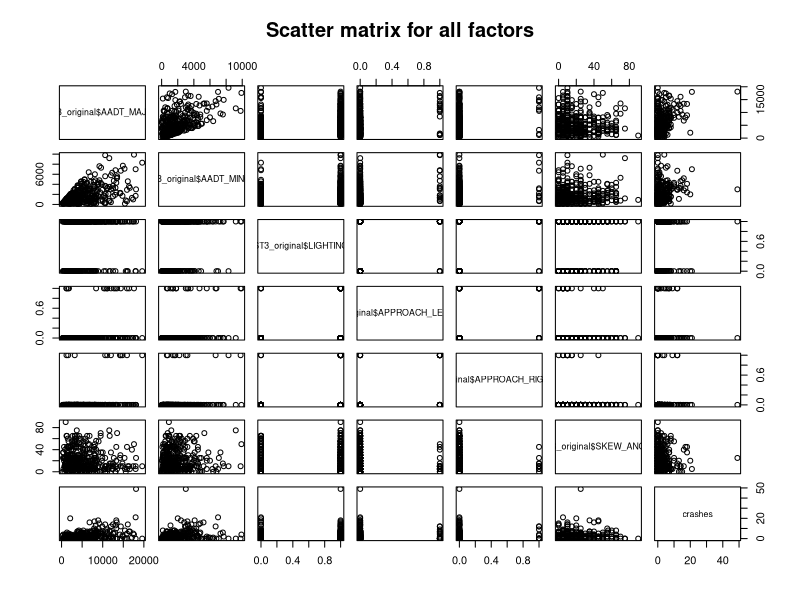
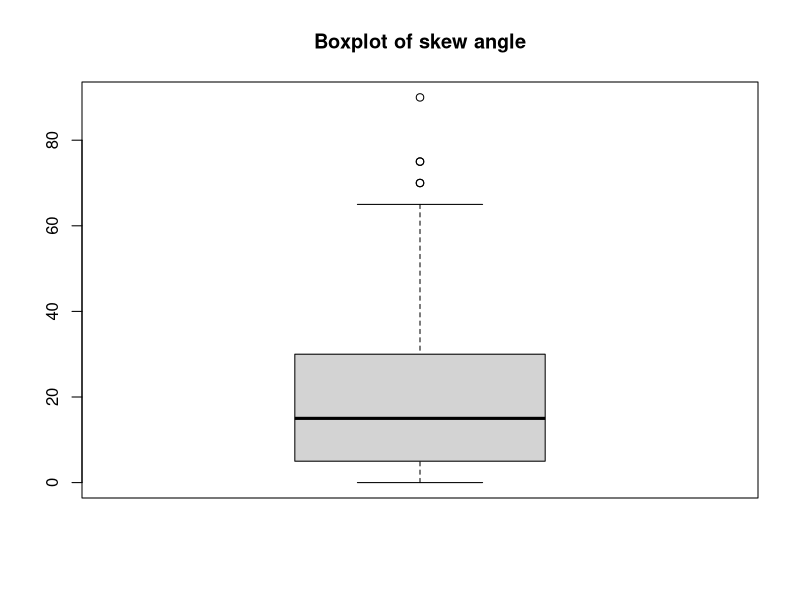
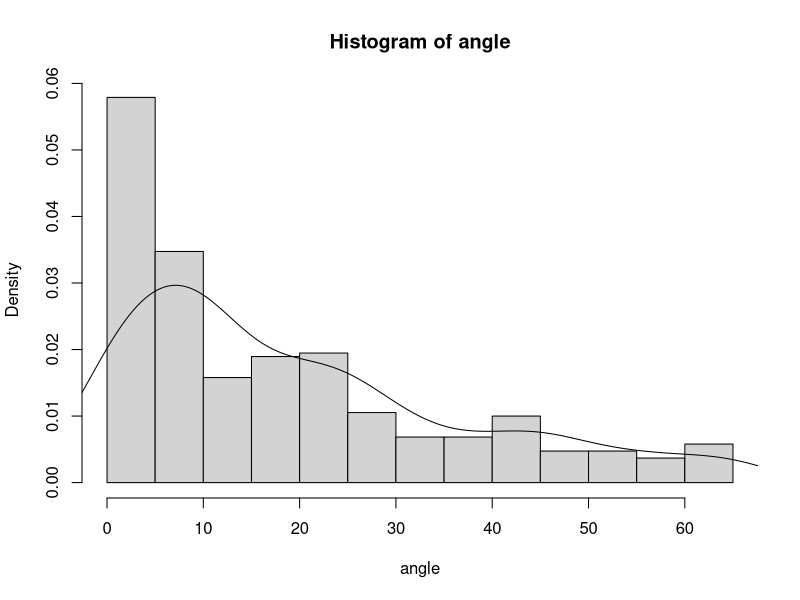
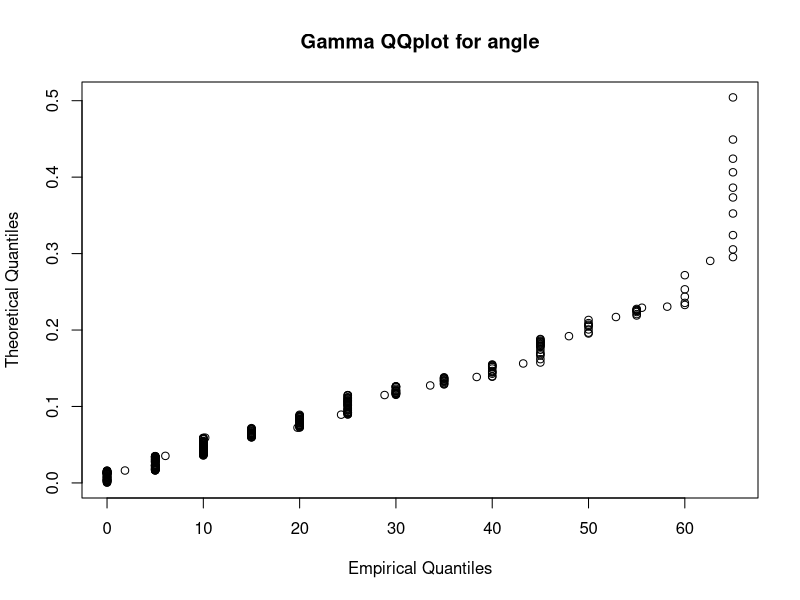
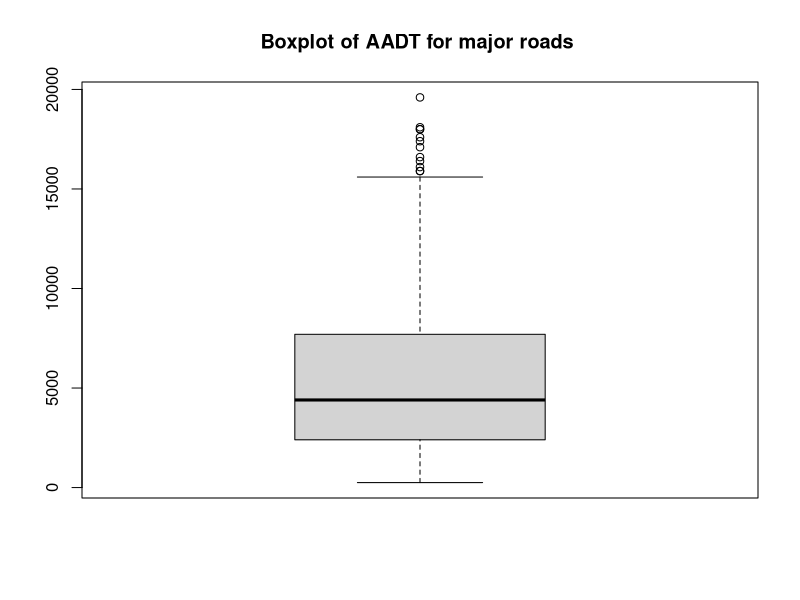
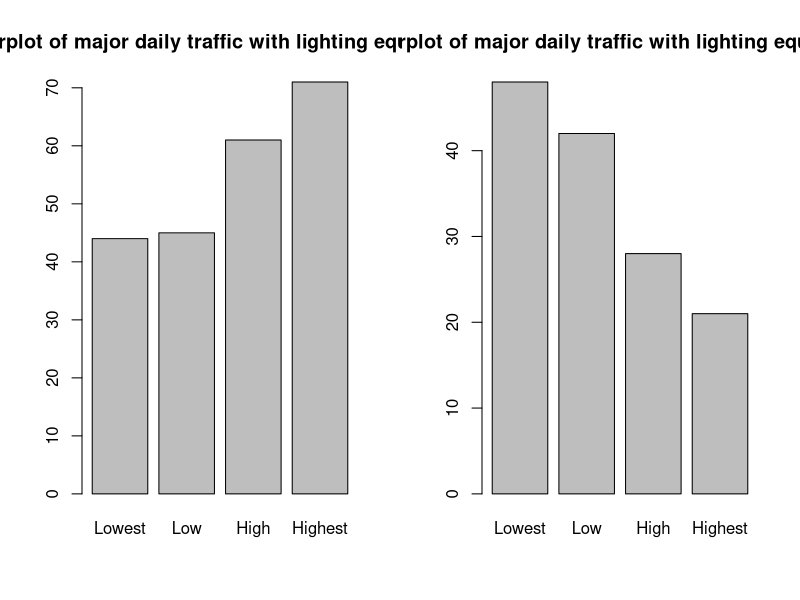
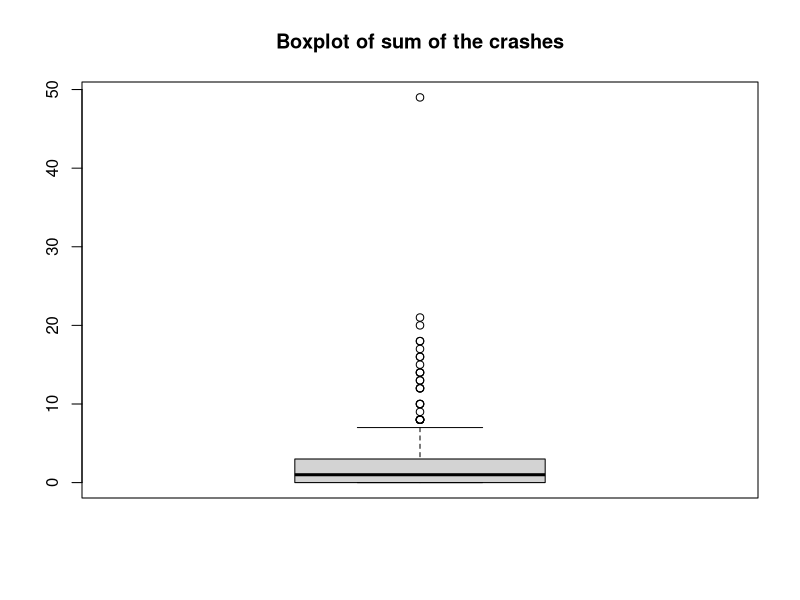
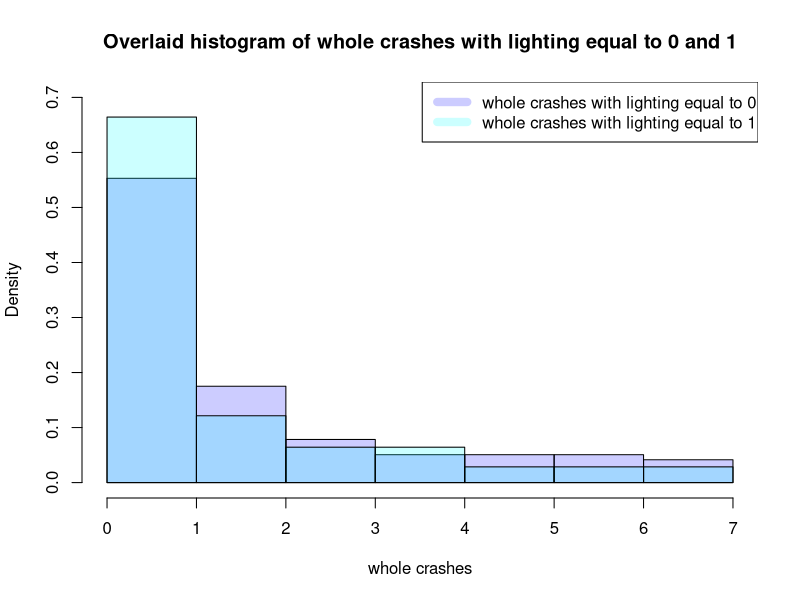

Generate these figures, in order, with R: (Note: this script raises an error after producing the figures.)
setwd("/Users/zhouwenxiao/Desktop/CT Crash Data Analysis")
ST3_original<-read.csv("3ST.csv",header = TRUE, sep = ",")
major_original<-ST3_original$AADT_MAJOR
minor_original<-ST3_original$AADT_MINOR

#########make a whole comparsion fisrt
crashes<-ST3_original$PDO+ST3_original$KA+ST3_original$BC
pairs(~ST3_original$AADT_MAJOR+ST3_original$AADT_MINOR+ST3_original$LIGHTING+ST3_original$APPROACH_LEFTTURN+
        ST3_original$APPROACH_RIGHTTURN+ST3_original$SKEW_ANGLE+crashes,
      data=ST3_original,main="Scatter matrix for all factors")

#########analyze angle itself:
#delete the outliers of angle
boxplot(ST3_original$SKEW_ANGLE,main="Boxplot of skew angle");box4<-boxplot(ST3_original$SKEW_ANGLE,plot=FALSE)
range(box4$out);range(ST3_original$SKEW_ANGLE)
ST3<-ST3_original[which(ST3_original$SKEW_ANGLE<70),]
angle<-ST3$SKEW_ANGLE

#construct the histogram of the angle
hist(angle,freq = FALSE)
lines(density(angle))

#judge the distribution of the angle
shapiro.test(angle)#not normal
gam<-rgamma(380,1.296,15.36)
data_quantile<-quantile(angle,ppoints(380))
gam_quantile<-quantile(gam,ppoints(380))
plot(data_quantile,gam_quantile,xlab="Empirical Quantiles",ylab="Theoretical Quantiles",
     main="Gamma QQplot for angle")

#########analyze major and other quantity factors:
#delete major's outliers:
boxplot(major_original,main="Boxplot of AADT for major roads ");box1<-boxplot(major_original,plot=FALSE)
range(box1$out);range(major_original)
ST3<-ST3_original[which(250<=ST3_original$AADT_MAJOR & ST3_original$AADT_MAJOR<15900),]

#classify the major data:
major<-ST3$AADT_MAJOR
quantile(major)
range(major)
major_lowest<-major[which(250<major&major<2400)];major_low<-major[which(2400<major&major<4200)]
major_high<-major[which(4200<major&major<7100)];major_highest<-major[which(7100<major&major<15600)]

####analyze relationship between major and lighting:
#bar chart for major when lighting is 1:
st_light1<-ST3[which(ST3$LIGHTING==1),]
major_light1<-st_light1$AADT_MAJOR
major_lowest_light1<-major_light1[which(250<major_light1&major_light1<2400)]
major_low_light1<-major_light1[which(2400<major_light1&major_light1<4200)]
major_high_light1<-major_light1[which(4200<major_light1&major_light1<7100)]
major_highest_light1<-major_light1[which(7100<major_light1&major_light1<15600)]
x<-c(length(major_lowest_light1),length(major_low_light1),length(major_high_light1),length(major_highest_light1))
names<-c("Lowest","Low","High","Highest")
par(mfrow=c(1,2))
barplot(x,names.arg = names,main="Barplot of major daily traffic with lighting equal to 1")

#bar chart for major when lightening is 0:
st_light0<-ST3[which(ST3$LIGHTING==0),]
major_light0<-st_light0$AADT_MAJOR
major_lowest_light0<-major_light0[which(250<major_light0&major_light0<2400)]
major_low_light0<-major_light0[which(2400<major_light0&major_light0<4200)]
major_high_light0<-major_light0[which(4200<major_light0&major_light0<7100)]
major_highest_light0<-major_light0[which(7100<major_light0&major_light0<15600)]
x<-c(length(major_lowest_light0),length(major_low_light0),length(major_high_light0),length(major_highest_light0))
names<-c("Lowest","Low","High","Highest")
barplot(x,names.arg = names,main="Barplot of major daily traffic with lighting equal to 0")

#in order to verify the relationship between lighting and crashes:
####delete the outliers of crashes:
k<-ST3_original$PDO+ST3_original$KA+ST3_original$BC
par(mfrow=c(1,1))
boxplot(k,main="Boxplot of sum of the crashes");box2<-boxplot(k,plot=FALSE)
range(box2$out);range(k)
ST3<-ST3_original[which((ST3_original$PDO+ST3_original$KA+ST3_original$BC)<8),]

#lighting=1
st31<-ST3[which(ST3$LIGHTING==1),]
x<-st31$PDO+st31$KA+st31$BC
hist(x,main="Overlaid histogram of whole crashes with lighting equal to 0 and 1",freq=FALSE,
     col = rgb(0,0,1,0.2),xlab="whole crashes",ylim=c(0,0.7))
#lighting=0
st32<-ST3[which(ST3$LIGHTING==0),]
y<-st32$PDO+st32$KA+st32$BC
hist(y,add=TRUE,col = rgb(0,1,1,0.2),freq=FALSE)
legend("topright",c('whole crashes with lighting equal to 0','whole crashes with lighting equal to 1'),
       col=c(rgb(0,0,1,0.2),rgb(0,1,1,0.2)),lwd=8,text.width=3)
boxplot(x,y,notch=TRUE,names=c("Lighting is equal to 1","Lighting is equal to 0")
        ,main="Whole crahses side-by-side notched boxplot for Lighting is equal to 1 and 0")



####analyze relationship between major and left turn:
#bar chart for major when left is 1:
st_left1<-ST3[which(ST3$APPROACH_LEFTTURN==1),]
major_left1<-st_left1$AADT_MAJOR
major_lowest_left1<-major_left1[which(250<major_left1&major_left1<2400)]
major_low_left1<-major_left1[which(2400<major_left1&major_left1<4200)]
major_high_left1<-major_left1[which(4200<major_left1&major_left1<7100)]
major_highest_left1<-major_left1[which(7100<major_left1&major_left1<15600)]
x<-c(length(major_lowest_left1),length(major_low_left1),length(major_high_left1),length(major_highest_left1))
names<-c("Lowest","Low","High","Highest")
par(mfrow=c(1,2))
barplot(x,names.arg = names,main="Barplot of major daily traffic with left turn equal to 1")

#bar chart for major when left is 0:
st_left0<-ST3[which(ST3$APPROACH_LEFTTURN==0),]
major_left0<-st_left0$AADT_MAJOR
major_lowest_left0<-major_left0[which(250<major_left0&major_left0<2400)]
major_low_left0<-major_left0[which(2400<major_left0&major_left0<4200)]
major_high_left0<-major_left0[which(4200<major_left0&major_left0<7100)]
major_highest_left0<-major_left0[which(7100<major_left0&major_left0<15600)]
x<-c(length(major_lowest_left0),length(major_low_left0),length(major_high_left0),length(major_highest_left0))
names<-c("Lowest","Low","High","Highest")
barplot(x,names.arg = names,main="Barplot of major daily traffic with left turn equal to 0")

#in order to verify the relationship between left turn and crashes:
#left=1
st31<-ST3[which(ST3$APPROACH_LEFTTURN==1),]
x<-st31$PDO+st31$KA+st31$BC
par(mfrow=c(1,1))
hist(x,main="Overlaid histogram of crashes with left turn equal to 1 and 0",col=rgb(0,0,1,0.2),freq = FALSE,
     ylim=c(0,1),xlab="whole crashes")
#right=0
st32<-ST3[which(ST3$APPROACH_LEFTTURN==0),]
y<-st32$PDO+st32$KA+st32$BC
hist(y,add=TRUE,col = rgb(0,1,1,0.2),breaks=5,freq = FALSE)
legend("topright",c('whole crashes with left turn equal to 0','whole crashes with left turn equal to 1'),
       col=c(rgb(0,0,1,0.2),rgb(0,1,1,0.2)),lwd=8,text.width=2)
boxplot(x,y,notch=TRUE,names=c("Left-turn is equal to 1","Left-turn is equal to 0")
        ,main="Whole crahses side-by-side notched boxplot for left-turn is equal to 1 and 0")

####analyze relationship between major and right turn:
#bar chart for major when right turn is 1:
st_right1<-ST3[which(ST3$APPROACH_RIGHTTURN==1),]
major_right1<-st_right1$AADT_MAJOR
major_lowest_right1<-major_right1[which(250<major_right1&major_right1<2400)]
major_low_right1<-major_right1[which(2400<major_right1&major_right1<4200)]
major_high_right1<-major_right1[which(4200<major_right1&major_right1<7100)]
major_highest_right1<-major_right1[which(7100<major_right1&major_right1<15600)]
x<-c(length(major_lowest_right1),length(major_low_right1),length(major_high_right1),length(major_highest_right1))
names<-c("Lowest","Low","High","Highest")
par(mfrow=c(1,2))
barplot(x,names.arg = names,main="Barplot of major daily traffic with right turn equal to 1")

#bar chart for major when right turn is 0:
st_right0<-ST3[which(ST3$APPROACH_RIGHTTURN==0),]
major_right0<-st_right0$AADT_MAJOR
major_lowest_right0<-major_right0[which(250<major_right0&major_right0<2400)]
major_low_right0<-major_right0[which(2400<major_right0&major_right0<4200)]
major_high_right0<-major_right0[which(4200<major_right0&major_right0<7100)]
major_highest_right0<-major_right0[which(7100<major_right0&major_right0<15600)]
x<-c(length(major_lowest_right0),length(major_low_right0),length(major_high_right0),length(major_highest_right0))
names<-c("Lowest","Low","High","Highest")
barplot(x,names.arg = names,main="Barplot of major daily traffic with right turn equal to 0")

#in order to verify the relationship between right turn and crashes:
#right=1
st31<-ST3[which(ST3$APPROACH_RIGHTTURN==1),]
x<-st31$PDO+st31$KA+st31$BC
par(mfrow=c(1,1))
hist(x,main="Overlaid histogram of crashes with right turn equal to 1 and 0",col=rgb(0,0,1,0.2),freq = FALSE,
     ylim=c(0,1.5),breaks=4,xlim=c(0,7),xlab="whole crashes")
#right=0
st32<-ST3[which(ST3$APPROACH_LEFTTURN==0),]
y<-st32$PDO+st32$KA+st32$BC
hist(y,add=TRUE,col = rgb(0,1,1,0.2),breaks=6,freq = FALSE)
legend("topright",c('whole crashes with right turn equal to 0','whole crashes with right turn equal to 1'),
       col=c(rgb(0,0,1,0.2),rgb(0,1,1,0.2)),lwd=8,text.width=2)
boxplot(x,y,notch=TRUE,names=c("Right-turn is equal to 1","Right-turn is equal to 0")
        ,main="Whole crahses side-by-side notched boxplot for Right-turn is equal to 1 and 0")

####analyze relationship between major and angle:
ST31<-ST3[which(ST3$AADT_MAJOR<2400),]
ST32<-ST3[which(2400<ST3$AADT_MAJOR&ST3$AADT_MAJOR<4200),]
ST33<-ST3[which(4200<ST3$AADT_MAJOR&ST3$AADT_MAJOR<7100),]
ST34<-ST3[which(7100<ST3$AADT_MAJOR&ST3$AADT_MAJOR<15600),]
boxplot(ST31$SKEW_ANGLE,ST32$SKEW_ANGLE,ST33$SKEW_ANGLE,ST34$SKEW_ANGLE,names=c("Lowest","Low","High","Highest"),
        ylab="Skewed Angle",notch = TRUE,
        main="Skew angle side-by-side notched boxplot for AADT for major roads")
wilcox.test(ST32$SKEW_ANGLE,ST34$SKEW_ANGLE,alternative = "two.sided")

#judge the relationship between the angle and crashes
angle_original<-ST3_original$SKEW_ANGLE;cras_original<-ST3_original$PDO+ST3_original$BC+ST3_original$KA;
plot(angle_original,cras_original,main="Scatterplot between the skew angle and whole crashes",
     xlab="skew angle",ylab="whole crashes")
hist(angle_original,freq = FALSE,main="Overlais histogram of Skew angle and whole crashes",
     col=rgb(0,0,1,0.2),xlab="Skew angle and whole crashes",ylim=c(0,0.1),xlim=c(0,90))
hist(cras_original,add=TRUE,freq=FALSE,col=rgb(0,1,1,0.2),breaks=5)
legend("topright",c('skew angle','whole crashes'),
       col=c(rgb(0,0,1,0.2),rgb(0,1,1,0.2)),lwd=8,text.width=10)

#########analyze minor and other quantity factors:
#delete minor's outliers:
par(mfrow=c(1,1))
boxplot(minor_original,main="Boxplot of AADT for minor roads");box3<-boxplot(minor_original,plot=FALSE)
range(box3$out);range(minor_original)
ST3<-ST3_original[which(ST3_original$AADT_MINOR<5300),]

#classify the minor data:
minor<-ST3$AADT_MINOR
quantile(minor)
range(minor)
minor_lowest<-minor[which(20<minor&minor<700)];minor_low<-minor[which(700<minor&minor<1300)]
minor_high<-minor[which(1300<minor&minor<2200)];minor_highest<-minor[which(2200<minor&minor<5200)]

####analyze relationship between minor and lighting:
#bar chart for minor when lighting is 1:
st_light1<-ST3[which(ST3$LIGHTING==1),]
minor_light1<-st_light1$AADT_MINOR
minor_lowest_light1<-minor_light1[which(20<minor_light1&minor_light1<700)]
minor_low_light1<-minor_light1[which(700<minor_light1&minor_light1<1300)]
minor_high_light1<-minor_light1[which(1300<minor_light1&minor_light1<2200)]
minor_highest_light1<-minor_light1[which(2200<minor_light1&minor_light1<5200)]
x<-c(length(minor_lowest_light1),length(minor_low_light1),length(minor_high_light1),length(minor_highest_light1))
names<-c("Lowest","Low","High","Highest")
par(mfrow=c(1,2))
barplot(x,names.arg = names,main="Barplot of minor daily traffic with lighting equal to 1")

#bar chart for minor when lightening is 0:
st_ligth0<-ST3[which(ST3$LIGHTING==0),]
minor_light0<-st_light0$AADT_MINOR
minor_lowest_light0<-minor_light0[which(250<minor_light0&minor_light0<2400)]
minor_low_light0<-minor_light0[which(2400<minor_light0&minor_light0<4200)]
minor_high_light0<-minor_light0[which(4200<minor_light0&minor_light0<7100)]
minor_highest_light0<-minor_light0[which(7100<minor_light0&minor_light0<15600)]
x<-c(length(minor_lowest_light0),length(minor_low_light0),length(minor_high_light0),length(minor_highest_light0))
names<-c("Lowest","Low","High","Highest")
barplot(x,names.arg = names,main="Barplot of minor daily traffic with lighting equal to 0")

####analyze relationship between minor and left turn:
#bar chart for minor when left is 1:
st_left1<-ST3[which(ST3$APPROACH_LEFTTURN==1),]
minor_left1<-st_left1$AADT_MINOR
minor_lowest_left1<-minor_left1[which(20<minor_left1&minor_left1<700)]
minor_low_left1<-minor_left1[which(700<minor_left1&minor_left1<1300)]
minor_high_left1<-minor_left1[which(1300<minor_left1&minor_left1<2200)]
minor_highest_left1<-minor_left1[which(2200<minor_left1&minor_left1<5200)]
x<-c(length(minor_lowest_left1),length(minor_low_left1),length(minor_high_left1),length(minor_highest_left1))
names<-c("Lowest","Low","High","Highest")
par(mfrow=c(1,2))
barplot(x,names.arg = names,main="Barplot of minor daily traffic with left turn equal to 1")

#bar chart for minor when left is 0:
st_left0<-ST3[which(ST3$APPROACH_LEFTTURN==0),]
minor_left0<-st_left0$AADT_MINOR
minor_lowest_left0<-minor_left0[which(20<minor_left0&minor_left0<700)]
minor_low_left0<-minor_left0[which(700<minor_left0&minor_left0<1300)]
minor_high_left0<-minor_left0[which(1300<minor_left0&minor_left0<2200)]
minor_highest_left0<-minor_left0[which(2200<minor_left0&minor_left0<5200)]
x<-c(length(minor_lowest_left0),length(minor_low_left0),length(minor_high_left0),length(minor_highest_left0))
names<-c("Lowest","Low","High","Highest")
barplot(x,names.arg = names,main="Barplot of minor daily traffic with left turn equal to 0")

####analyze relationship between minor and right turn:
#bar chart for major when right turn is 1:
st_right1<-ST3[which(ST3$APPROACH_RIGHTTURN==1),]
minor_right1<-st_right1$AADT_MINOR
minor_lowest_right1<-minor_right1[which(20<minor_right1&minor_right1<700)]
minor_low_right1<-minor_right1[which(700<minor_right1&minor_right1<1300)]
minor_high_right1<-minor_right1[which(1300<minor_right1&minor_right1<2200)]
minor_highest_right1<-minor_right1[which(2200<minor_right1&minor_right1<5200)]
x<-c(length(minor_lowest_right1),length(minor_low_right1),length(minr_high_right1),length(minor_highest_right1))
names<-c("Lowest","Low","High","Highest")
par(mfrow=c(1,2))
barplot(x,names.arg = names,main="Barplot of minor daily traffic with right turn equal to 1")

#bar chart for minor when right turn is 0:
st_right0<-ST3[which(ST3$APPROACH_RIGHTTURN==0),]
minor_right0<-st_right0$AADT_MINOR
minor_lowest_right0<-minor_right0[which(20<minor_right0&minor_right0<700)]
minor_low_right0<-minor_right0[which(700<minor_right0&minor_right0<1300)]
minor_high_right0<-minor_right0[which(1300<minor_right0&minor_right0<2200)]
minor_highest_right0<-minor_right0[which(2200<minor_right0&minor_right0<5200)]
x<-c(length(minor_lowest_right0),length(minor_low_right0),length(minor_high_right0),length(minor_highest_right0))
names<-c("Lowest","Low","High","Highest")
barplot(x,names.arg = names,main="Barplot of minor daily traffic with right turn equal to 0")

####analyze relationship between minor and angle:
par(mfrow=c(1,1))
ST31<-ST3[which(ST3$AADT_MINOR<700),]
ST32<-ST3[which(700<ST3$AADT_MINOR&ST3$AADT_MINOR<1300),]
ST33<-ST3[which(1300<ST3$AADT_MINOR&ST3$AADT_MINOR<2200),]
ST34<-ST3[which(2200<ST3$AADT_MINOR&ST3$AADT_MINOR<5200),]
boxplot(ST31$SKEW_ANGLE,ST32$SKEW_ANGLE,ST33$SKEW_ANGLE,ST34$SKEW_ANGLE,names=c("Lowest","Low","High","Highest"),
        ylab="Skewed Angle",notch = TRUE,main="Skew angle Side-by-side Boxplots of AADT for minor roads")

#########analyze major and minor:
hist(major_original,col=rgb(0,0,1,0.2),xlab="AADT for major and minor roads",
     main="Histogram of Annual Average Major And Minor Daily Traffic",freq = FALSE,ylim=c(0,0.0004))
hist(minor_original,col=rgb(0,1,1,0.2),add=TRUE,breaks = 4,freq=FALSE)
legend("topright",c('Major','Minor'),
       col=c(rgb(0,0,1,0.2),rgb(0,1,1,0.2)),lwd=8,text.width=4000)
boxplot(major_original,minor_original,main="Side-by-side Boxplots for AADT for major roads and minor roads",notch=TRUE,
        names=c("Major Roads","Minor Roads"))
plot(major_original,minor_original,main="Scatterplot for AADT for major roads and minor roads",
     xlab="AADT for major roads",ylab="AADT for minor roads")

#########analyze relationship between minor and crashes:
crashes_original<-ST3_original$PDO+ST3_original$KA+ST3_original$BC
par(mfrow=c(1,2))
hist(minor_original,col=rgb(0,0,1,0.2),xlab="AADT for minor roads",
     main="Histogram of AADT for minor roads",freq = FALSE,ylim=c(0,0.0004))
hist(crashes_original,col=rgb(0,1,1,0.2),freq=FALSE,xlab="whole crashes",main="Histogram of whole crashes")

par(mfrow=c(1,1))
ST3<-ST3_original[which(ST3_original$AADT_MINOR<5300),]
ST31<-ST3$PDO+ST3$KA+ST3$BC;boxplot(ST31);box5<-boxplot(ST31,plot=FALSE)
ST33<-ST3[which(ST33$PDO+ST33$KA+ST33$BC<8),]
ST331<-ST33[which(ST33$AADT_MINOR<700),]
ST332<-ST33[which(700<ST33$AADT_MINOR&ST33$AADT_MINOR<1300),]
ST333<-ST33[which(1300<ST33$AADT_MINOR&ST33$AADT_MINOR<2200),]
ST334<-ST33[which(2200<ST33$AADT_MINOR&ST33$AADT_MINOR<5200),]
boxplot(ST331$PDO+ST331$KA+ST331$BC,
        ST332$PDO+ST332$KA+ST332$BC,ST333$PDO+ST333$KA+ST333$BC,
        ST334$PDO+ST334$KA+ST334$BC,names=c("Lowest","Low","High","Highest"),
        ylab="Whole crashes",notch = TRUE,main="Crashes Side-by-side Boxplots for AADT for minor roads")
plot(minor_original,crashes_original)

#########analyze relationship between major and crashes:
par(mfrow=c(1,2))
crashes_original<-ST3_original$PDO+ST3_original$KA+ST3_original$BC
hist(major_original,col=rgb(0,0,1,0.2),xlab="AADT for major roads",
     main="Histogram of AADT for major roads",freq = FALSE)
hist(crashes_original,col=rgb(0,1,1,0.2),freq=FALSE,xlab="whole crashes",main="Histogram of whole crashes")

par(mfrow=c(1,1))
ST3<-ST3_original[which(ST3_original$AADT_MAJOR<15900),]
ST31<-ST3$PDO+ST3$KA+ST3$BC;boxplot(ST31);box5<-boxplot(ST31,plot=FALSE)
ST33<-ST3[which(ST33$PDO+ST33$KA+ST33$BC<8),]
ST331<-ST33[which(ST33$AADT_MAJOR<2400),]
ST332<-ST33[which(2400<ST33$AADT_MAJOR&ST33$AADT_MAJOR<4200),]
ST333<-ST33[which(4200<ST33$AADT_MAJOR&ST33$AADT_MAJOR<7100),]
ST334<-ST33[which(7100<ST33$AADT_MAJOR&ST33$AADT_MAJOR<15600),]
boxplot(ST331$PDO+ST331$KA+ST331$BC,
        ST332$PDO+ST332$KA+ST332$BC,ST333$PDO+ST333$KA+ST333$BC,
        ST334$PDO+ST334$KA+ST334$BC,names=c("Lowest","Low","High","Highest"),
        ylab="whole crashes",main="Crashes Side-by-side Boxplots for AADT for major roads")
plot(major_original,crashes_original,xlab="AADT for major roads",
     ylab="whole crashes",main="Scatterplot for AADT for major roads and whole crashes")

#########analyze major itself:
#construct the histogram of the major
par(mfrow=c(1,1))
hist(major,freq = FALSE,main="Histogram of AADT for major roads",xlab="AADT for major roads",ylab="Density")
lines(density(major))

#judge the distribution of the major
shapiro.test(major)#not normal
library(vcd)
gam<-rgamma(373,2.18,2369)
data_quantile<-quantile(major,ppoints(385))
gam_quantile<-quantile(gam,ppoints(385))
plot(data_quantile,gam_quantile,xlab="Empirical Quantiles",ylab="Theoretical Quantiles",
     main="Gamma QQplot for Major")


#########analyze minor itself:
#construct the histogram of the minor
hist(minor,freq = FALSE,main="Histogram of AADT for minor roads",xlab="AADT for minor roads",ylab="Density")
lines(density(minor))

#judge the distribution of the minor
shapiro.test(minor)#not normal
gam<-rgamma(366,1.76,901.7)
data_quantile<-quantile(minor,ppoints(366))
gam_quantile<-quantile(gam,ppoints(366))
plot(data_quantile,gam_quantile,xlab="Empirical Quantiles",ylab="Theoretical Quantiles",
     main="Gamma QQplot for Minor")

#########analyze whole crashes itself:
par(mfrow=c(1,1))
hist(ST3_original$PDO+ST3_original$KA+ST3_original$BC,
     freq = FALSE,main="Histogram of whole crashes",xlab="Whole crashes",ylab="Density",ylim = c(0,0.3))
lines(density(ST3_original$PDO+ST3_original$KA+ST3_original$BC))


#########analyze the whole model
Z0000<-ST3_original[which(ST3_original$AADT_MAJOR<4200&ST3_original$AADT_MINOR<1300
                          &ST3_original$LIGHTING==0&ST3_original
                          $APPROACH_LEFTTURN==0&ST3_original$APPROACH_RIGHTTURN==0),]
Z0001<-ST3_original[which(ST3_original$AADT_MAJOR<4200&ST3_original$AADT_MINOR<1300
                          &ST3_original$LIGHTING==0&ST3_original
                          $APPROACH_LEFTTURN==0&ST3_original$APPROACH_RIGHTTURN==1),]
Z0010<-ST3_original[which(ST3_original$AADT_MAJOR<4200&ST3_original$AADT_MINOR<1300
                          &ST3_original$LIGHTING==0&ST3_original
                          $APPROACH_LEFTTURN==1&ST3_original$APPROACH_RIGHTTURN==0),]
Z0011<-ST3_original[which(ST3_original$AADT_MAJOR<4200&ST3_original$AADT_MINOR<1300
                          &ST3_original$LIGHTING==0&ST3_original
                          $APPROACH_LEFTTURN==1&ST3_original$APPROACH_RIGHTTURN==1),]
Z0100<-ST3_original[which(ST3_original$AADT_MAJOR<4200&ST3_original$AADT_MINOR<1300
                          &ST3_original$LIGHTING==1&ST3_original
                          $APPROACH_LEFTTURN==0&ST3_original$APPROACH_RIGHTTURN==0),]
Z0101<-ST3_original[which(ST3_original$AADT_MAJOR<4200&ST3_original$AADT_MINOR<1300
                          &ST3_original$LIGHTING==1&ST3_original
                          $APPROACH_LEFTTURN==0&ST3_original$APPROACH_RIGHTTURN==1),]
Z0110<-ST3_original[which(ST3_original$AADT_MAJOR<4200&ST3_original$AADT_MINOR<1300
                          &ST3_original$LIGHTING==1&ST3_original
                          $APPROACH_LEFTTURN==1&ST3_original$APPROACH_RIGHTTURN==0),]
Z0111<-ST3_original[which(ST3_original$AADT_MAJOR<4200&ST3_original$AADT_MINOR<1300
                          &ST3_original$LIGHTING==1&ST3_original
                          $APPROACH_LEFTTURN==1&ST3_original$APPROACH_RIGHTTURN==1),]
Z1000<-ST3_original[which(4200<ST3_original$AADT_MAJOR&ST3_original$AADT_MAJOR<15600
                          &1300<ST3_original$AADT_MINOR&ST3_original$AADT_MINOR<5200
                          &ST3_original$LIGHTING==0&ST3_original
                          $APPROACH_LEFTTURN==0&ST3_original$APPROACH_RIGHTTURN==0),]
Z1001<-ST3_original[which(4200<ST3_original$AADT_MAJOR&ST3_original$AADT_MAJOR<15600
                          &1300<ST3_original$AADT_MINOR&ST3_original$AADT_MINOR<5200
                          &ST3_original$LIGHTING==0&ST3_original
                          $APPROACH_LEFTTURN==0&ST3_original$APPROACH_RIGHTTURN==1),]
Z1010<-ST3_original[which(4200<ST3_original$AADT_MAJOR&ST3_original$AADT_MAJOR<15600
                          &1300<ST3_original$AADT_MINOR&ST3_original$AADT_MINOR<5200
                          &ST3_original$LIGHTING==0&ST3_original
                          $APPROACH_LEFTTURN==1&ST3_original$APPROACH_RIGHTTURN==0),]
Z1011<-ST3_original[which(4200<ST3_original$AADT_MAJOR&ST3_original$AADT_MAJOR<15600
                          &1300<ST3_original$AADT_MINOR&ST3_original$AADT_MINOR<5200
                          &ST3_original$LIGHTING==0&ST3_original
                          $APPROACH_LEFTTURN==1&ST3_original$APPROACH_RIGHTTURN==1),]
Z1100<-ST3_original[which(4200<ST3_original$AADT_MAJOR&ST3_original$AADT_MAJOR<15600
                          &1300<ST3_original$AADT_MINOR&ST3_original$AADT_MINOR<5200
                          &ST3_original$LIGHTING==1&ST3_original
                          $APPROACH_LEFTTURN==0&ST3_original$APPROACH_RIGHTTURN==0),]
Z1101<-ST3_original[which(4200<ST3_original$AADT_MAJOR&ST3_original$AADT_MAJOR<15600
                          &1300<ST3_original$AADT_MINOR&ST3_original$AADT_MINOR<5200
                          &ST3_original$LIGHTING==1&ST3_original
                          $APPROACH_LEFTTURN==0&ST3_original$APPROACH_RIGHTTURN==1),]
Z1110<-ST3_original[which(4200<ST3_original$AADT_MAJOR&ST3_original$AADT_MAJOR<15600
                          &1300<ST3_original$AADT_MINOR&ST3_original$AADT_MINOR<5200
                          &ST3_original$LIGHTING==1&ST3_original
                          $APPROACH_LEFTTURN==1&ST3_original$APPROACH_RIGHTTURN==0),]
Z1111<-ST3_original[which(4200<ST3_original$AADT_MAJOR&ST3_original$AADT_MAJOR<15600
                          &1300<ST3_original$AADT_MINOR&ST3_original$AADT_MINOR<5200
                          &ST3_original$LIGHTING==1&ST3_original
                          $APPROACH_LEFTTURN==1&ST3_original$APPROACH_RIGHTTURN==1),]
z0000<-Z0000$PDO+Z0000$KA+Z0000$BC
z0001<-Z0001$PDO+Z0001$KA+Z0001$BC
z0010<-Z0010$PDO+Z0010$KA+Z0010$BC
z0011<-Z0011$PDO+Z0011$KA+Z0011$BC
z0100<-Z0100$PDO+Z0100$KA+Z0100$BC
z0101<-Z0101$PDO+Z0101$KA+Z0101$BC
z0110<-Z0110$PDO+Z0110$KA+Z0110$BC
z0111<-Z0111$PDO+Z0111$KA+Z0111$BC
z1000<-Z1000$PDO+Z1000$KA+Z1000$BC
z1001<-Z1001$PDO+Z1001$KA+Z1001$BC
z1010<-Z1010$PDO+Z1010$KA+Z1010$BC
z1011<-Z1011$PDO+Z1011$KA+Z1011$BC
z1100<-Z1100$PDO+Z1100$KA+Z1100$BC
z1101<-Z1101$PDO+Z1101$KA+Z1101$BC
z1110<-Z1110$PDO+Z1110$KA+Z1110$BC
z1111<-Z1111$PDO+Z1111$KA+Z1111$BC
boxplot(z0000,z0001,z0010,z0011,z0100,z0101,z0110,z0111,z1000,z1001,z1010,z1011,z1100,z1101,z1110,z1111,
        names=c("0000","0001","0010","0011","0100","0101","0110","0111","1000","1001","1010","1011","1100","1101","1110","1111"),
        main="Whole crashes side-by-side boxplot of factors")

#########analyze the difference of other two sample
SG4_original<-read.csv("4SG.csv",header = TRUE, sep = ",")
ST4_original<-read.csv("4ST.csv",header = TRUE,sep = ",")

#preparation
boxplot(ST3_original$PDO+ST3_original$KA+ST3_original$BC,SG4_original$PDO+SG4_original$KA+SG4_original$BC,
        ST4_original$PDO+ST4_original$KA+ST4_original$BC,notch = TRUE,
        main="Whole crashes Side-by-side boxplot of three kinds of intersections",
        names=c("3ST","4SG","4ST"))
boxplot(ST3_original$AADT_MAJOR,SG4_original$AADT_MAJOR,ST4_original$AADT_MAJOR,notch = TRUE,
        main="AADT for major roads Side-by-side boxplot of three kinds of intersections",
        names=c("3ST","4SG","4ST"))


#compare the mean of AADT of major road and whole crashes in 3ST and 4ST
#AADT of major road
#Jackknife
X<-ST3_original$AADT_MAJOR;Y<-ST4_original$AADT_MAJOR
estsX<-matrix(0,nrow=(1+length(X)),ncol=2)
n<-length(X)
A<-rep(0,n)
cat(mean(X),log(var(X)),"\n")
estsX[1,]<-c(mean(X),log(var(X)))
for (i in 1:n) {
        cat(mean(X[-i]),log(var(X[-i])),"\n")
        estsX[1+i,]<-c(mean(X[-i]),log(var(X[-i])))
        A[i]<-n*estsX[1,2] - (n-1)*estsX[i+1,2]
}
V1<-var(A)/n

estsY<-matrix(0,nrow=(1+length(Y)),ncol=2)
m <-length(Y)
B<-rep(0,m)
cat(mean(Y),log(var(Y)),"\n")
estsY[1,]<-c(mean(Y),log(var(Y)))
for (i in 1:m) {
        #cat(mean(Y[-i]),log(var(Y[-i])),"\n")
        estsY[1+i,]<-c(mean(Y[-i]),log(var(Y[-i])))
        B[i]<-m*estsY[1,2] - (m-1)*estsY[i+1,2]
}
V2<-var(B)/m

Q<-(mean(B) - mean(A))/(sqrt(V1+V2))
cat("Q=",Q,"\n")
#bootstrap
boot<-function(n1,n2,B){
        est<-matrix(0,B,2)
        colnames(est)<-c("mdiff", "vratio")              # column names of matrix est
        out<-vector("list",2)
        names(out)<-c("bootstats","actual")
        actual<-c(mean(X)-mean(Y),var(X)/var(Y))
        names(actual)<-c("mdiff", "vratio")  
        for (i in 1:B){                                  # boot loop
                idx1<-sample(1:n1,n1,replace=TRUE)            # select indices for bootstrap sample for Y1
                idx2<-sample(1:n2,n2,replace=TRUE)            # select indices for bootstrap sample for Y2
                Ystar1<-X[idx1]
                Ystar2<-Y[idx2]   
                est[i,1]<-mean(Ystar1)-mean(Ystar2)             # difference of two means
                est[i,2]<-var(Ystar1)/var(Ystar2)               # ratio of two variances
        }
        out$bootstats<-est
        out$actual<-actual
        return(out)
}

out<-boot(length(X),length(Y),1000)
mdiff<-sort(out$bootstats[,1])
mdiff[1000*0.025];mdiff[1000*0.975]

#whole crashes
#Jackknife
X<-ST3_original$PDO+ST3_original$KA+ST3_original$BC;Y<-ST4_original$PDO+ST4_original$KA+ST4_original$BC
estsX<-matrix(0,nrow=(1+length(X)),ncol=2)
n<-length(X)
A<-rep(0,n)
cat(mean(X),log(var(X)),"\n")
estsX[1,]<-c(mean(X),log(var(X)))
for (i in 1:n) {
        cat(mean(X[-i]),log(var(X[-i])),"\n")
        estsX[1+i,]<-c(mean(X[-i]),log(var(X[-i])))
        A[i]<-n*estsX[1,2] - (n-1)*estsX[i+1,2]
}
V1<-var(A)/n

estsY<-matrix(0,nrow=(1+length(Y)),ncol=2)
m <-length(Y)
B<-rep(0,m)
cat(mean(Y),log(var(Y)),"\n")
estsY[1,]<-c(mean(Y),log(var(Y)))
for (i in 1:m) {
        #cat(mean(Y[-i]),log(var(Y[-i])),"\n")
        estsY[1+i,]<-c(mean(Y[-i]),log(var(Y[-i])))
        B[i]<-m*estsY[1,2] - (m-1)*estsY[i+1,2]
}
V2<-var(B)/m

Q<-(mean(B) - mean(A))/(sqrt(V1+V2))
cat("Q=",Q,"\n")

#compare the median of AADT of major road and whole crashes in 3ST and 4ST
wilcox.test(ST3_original$AADT_MAJOR,ST4_original$AADT_MAJOR,alternative = "two.sided")
wilcox.test(ST3_original$PDO+ST3_original$KA+ST3_original$BC,
            ST4_original$PDO+ST4_original$KA+ST4_original$BC,alternative="two.sided")









